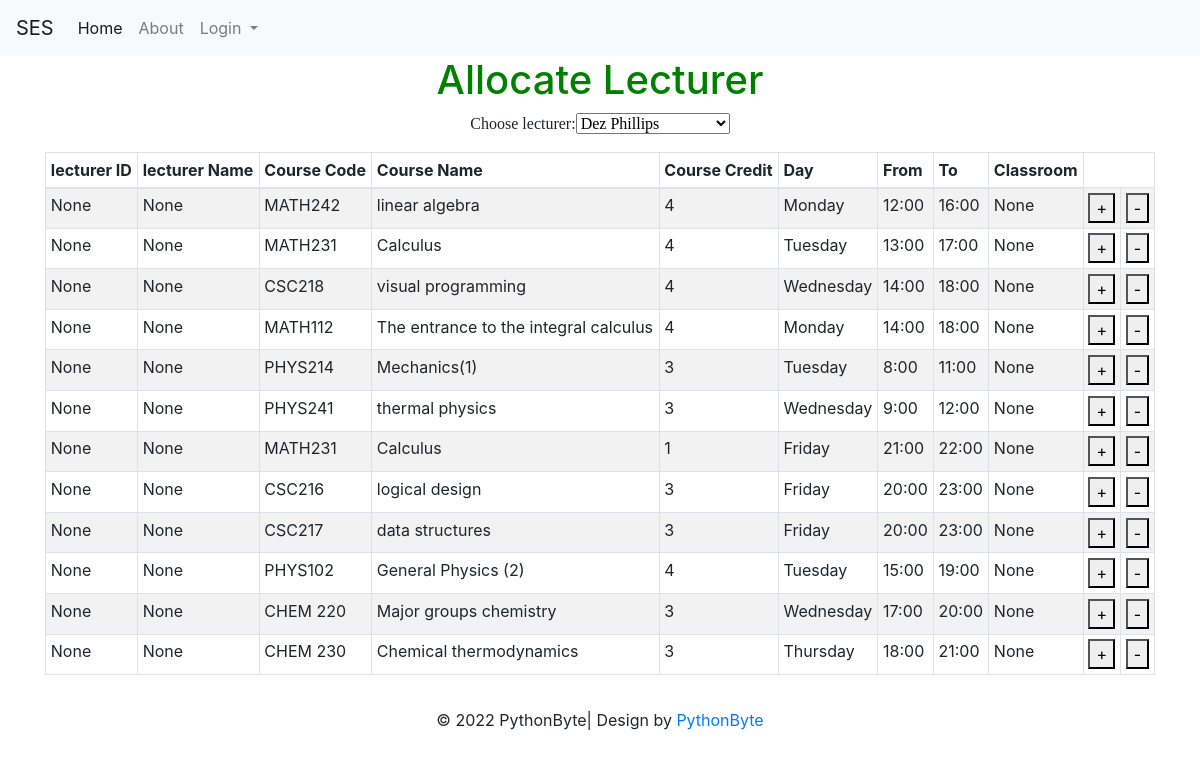
Screenshot of /allocate_lecturerf with the database file from the repository.
### tables this page shows
CREATE TABLE course (course_id INTEGER NOT NULL PRIMARY KEY AUTOINCREMENT UNIQUE, course_name [nchar] (10), course_descr [nchar] (10), course_code [nchar] (10), dep_id [int], plan_id [int], level_id [int], credit INTEGER, Day_id REFERENCES Day (Day_id), fromT TIME, toT TIME, loc_id INTEGER, SEM INTEGER DEFAULT (223), lec_id INTEGER);

CREATE TABLE Day (Day_id INTEGER PRIMARY KEY, Day_Decs CHAR);

### allocate_lecturer.py (the view, shortened to what this page needs)
@allocate_lecturer.route('/allocate_lecturerf', methods=['GET', 'POST'])
def allocate_lecturerf():
    with app.app_context():
        con = sqlite3.connect("instance/db.sqlite")
        cur = con.cursor()
        cur.execute("SELECT * FROM user where rol_id = 2")
        lec_dd = cur.fetchall()
        con.commit()
        cur.execute("SELECT default_sem FROM default_sem")
        SEM = cur.fetchone()[0]
        con.commit()
        lec_id = request.form.get('lec_id')
        con.commit()
        cur.execute("SELECT * FROM lecturer_view where SEM = '%s'"  % (SEM))
        lecturer = cur.fetchall()
        course_id = request.form.get('course_id')
        nolec = request.form.get('nolec', None)
        con.commit()
        cur.execute(""" SELECT distinct

    cp1.Day_id AS CP1_Day_id,
    cp1.lec_id AS CP1_lec_id,
    cp1.fromT AS CP1_fromT,
    cp1.toT AS CP1_toT,
    cp1.SEM AS CP1_SEm,
    cp2.Day_id AS CP2_Day_id,
    cp2.lec_id AS CP2_lec_id,
    cp2.fromT AS CP2_fromT,
    cp2.toT AS CP2_toT,
    cp2.SEM AS CP2_SEm
FROM
    course AS cp1
JOIN
    course AS cp2
    ON cp2.course_id = cp1.course_id AND cp2.SEM = cp1.SEM

      And (cp2.fromT >= cp1.fromT and cp2.fromT < cp1.toT AND  cp1.fromT <= cp2.fromT and cp2.day_id = cp1.day_id)
      OR (cp2.toT > cp1.fromT and cp2.toT <= cp1.toT AND cp1.fromT <= cp2.fromT and cp2.day_id = cp1.day_id )
      OR (cp2.fromT <= cp1.fromT and cp2.toT >= cp1.toT AND cp1.fromT <= cp2.fromT and cp2.day_id = cp1.day_id)

      where cp2.lec_id = ? AND cp1.SEM = ? and  cp1.course_id = ?  """, (lec_id,SEM,course_id))
        entry = cur.fetchone()
        error=''
        cur.execute("SELECT * FROM lecturer_view where SEM = '%s'"  % (SEM))
        lecturer = cur.fetchall()
        con.commit()
        con.close()
    return render_template('allocate_lecturer.html', lec_dd=lec_dd,lecturer=lecturer,error=error)

### templates/allocate_lecturer.html (shortened to what this page needs)
{% extends "base.html" %}
{% block content %}
<h1>Allocate Lecturer</h1>
       <form id = "c_form" method="post" action="/allocate_lecturerf">
        <p style="font-family:verdana">
            Choose lecturer:<SELECT name="lec_id" style="font-family:verdana" id="lec_id">
            {% for j in lec_dd %}
                <OPTION  value={{j[0]}}>{{j[3]}}</OPTION>
            {% endfor %}
            </SELECT>
            </p>
        <table id="lec_courses" class="table table-striped table-bordered table-sm"  cellspacing="0" width="100%">
            <thead>
              <tr>
                <th>lecturer ID</th>
                <th>lecturer Name</th>
                <th>Course Code</th>
                <th>Course Name</th>
                <th>Course Credit</th>
                <th>Day</th>
                <th>From</th>
                <th>To</th>
                <th>Classroom</th>
              </tr>
              </thead>
              <tbody>
               {% for row in lecturer %}
                      <tr>
                          <td>{{row[1]}}</td>
                          <td>{{row[2]}}</td>
                          <td>{{row[3]}}</td>
                          <td>{{row[4]}}</td>
                          <td>{{row[5]}}</td>
                          <td>{{row[6]}}</td>
                          <td>{{row[7]}}</td>
                          <td>{{row[8]}}</td>
                          <td>{{row[9]}}</td>
                          <td><button class="bi bi-plus" type="submit" value="{{ row[0] }}" name="course_id">+</button></td>
                          <td><button class="bi bi-plus" type="submit" value="{{ row[0] }}" name="nolec">-</button></td>
                      </tr>
                  {% endfor %}
              </tbody>
          </table>
       </form>
{% endblock %}

### templates/allocate_lecturer.html (style rules this page uses)
body { text-align: center; }
h1 { color: green; }
table { border-collapse: collapse; width: 100%; }
th, td { padding: 8px; text-align: left; border-bottom: 1px solid #ddd; }

### rows the page displays
course: row "None", course_code "MATH242", course_name "linear algebra", credit "4", Day_Decs "Monday", fromT "12:00", toT "16:00", {{ row[0] }} 6 (drawn)
course: row "None", course_code "MATH231", course_name "Calculus", credit "4", Day_Decs "Tuesday", fromT "13:00", toT "17:00", {{ row[0] }} 7 (drawn)
course: row "None", course_code "CSC218", course_name "visual programming", credit "4", Day_Decs "Wednesday", fromT "14:00", toT "18:00", {{ row[0] }} 8 (drawn)
course: row "None", course_code "MATH112", course_name "The entrance to the integral calculus", credit "4", Day_Decs "Monday", fromT "14:00", toT "18:00", {{ row[0] }} 27 (drawn)
course: row "None", course_code "PHYS214", course_name "Mechanics(1)", credit "3", Day_Decs "Tuesday", fromT "8:00", toT "11:00", {{ row[0] }} 28 (drawn)
course: row "None", course_code "PHYS241", course_name "thermal physics", credit "3", Day_Decs "Wednesday", fromT "9:00", toT "12:00", {{ row[0] }} 29 (drawn)
course: row "None", course_code "MATH231", course_name "Calculus", credit "1", Day_Decs "Friday", fromT "21:00", toT "22:00", {{ row[0] }} 66 (drawn)
course: row "None", course_code "CSC216", course_name "logical design", credit "3", Day_Decs "Friday", fromT "20:00", toT "23:00", {{ row[0] }} 67 (drawn)
course: row "None", course_code "CSC217", course_name "data structures", credit "3", Day_Decs "Friday", fromT "20:00", toT "23:00", {{ row[0] }} 68 (drawn)
course: row "None", course_code "PHYS102", course_name "General Physics (2)", credit "4", Day_Decs "Tuesday", fromT "15:00", toT "19:00", {{ row[0] }} 96 (drawn)
course: row "None", course_code "CHEM 220", course_name "Major groups chemistry", credit "3", Day_Decs "Wednesday", fromT "17:00", toT "20:00", {{ row[0] }} 97 (drawn)
course: row "None", course_code "CHEM 230", course_name "Chemical thermodynamics", credit "3", Day_Decs "Thursday", fromT "18:00", toT "21:00", {{ row[0] }} 98 (drawn)

### other values shown
form field lec_id "Dez Phillips"
